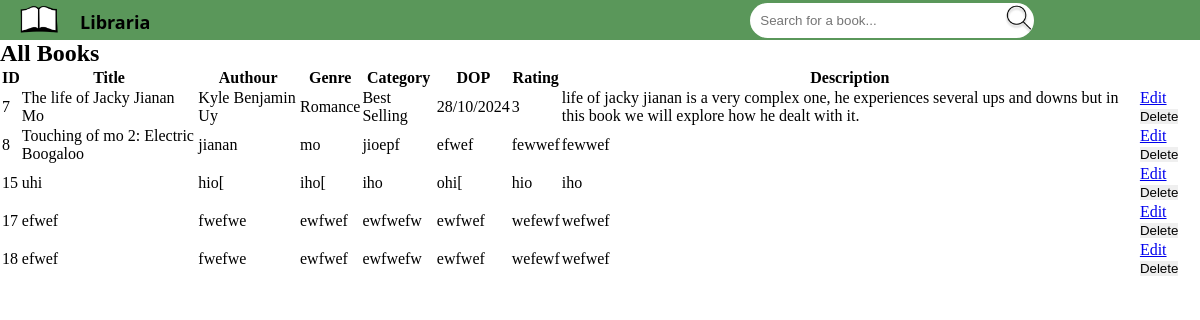
/viewbooks, run on an earlier commit of the app's database.
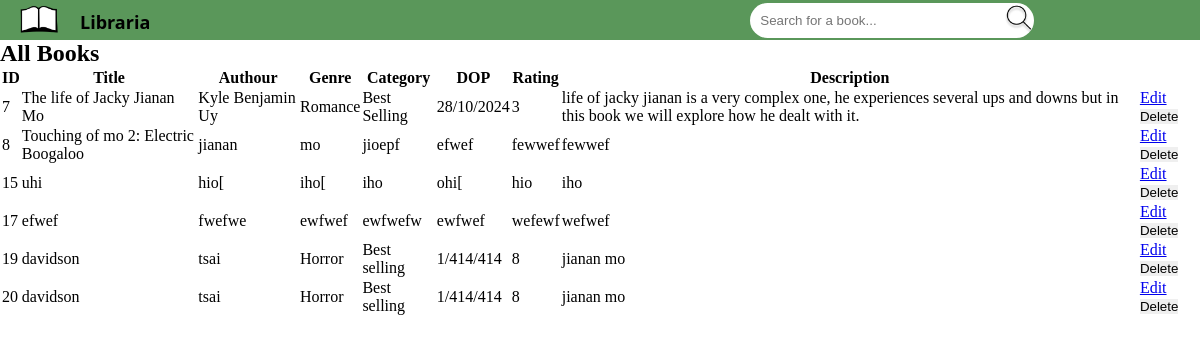
And on a later commit of the database.
### tables this page shows
CREATE TABLE "library" (
	"Id"	INTEGER NOT NULL UNIQUE,
	"Title"	TEXT NOT NULL,
	"Authour"	TEXT NOT NULL,
	"Genre"	TEXT NOT NULL,
	"Category"	TEXT NOT NULL,
	"Published"	TEXT NOT NULL,
	"Rating"	INTEGER NOT NULL,
	"Description"	TEXT NOT NULL,
	PRIMARY KEY("Id" AUTOINCREMENT)
);

### app.py (the view)
@app.route('/viewbooks', methods=('POST', 'GET'))
def viewbooks():
    conn = get_db_connection()
    sql = "SELECT * FROM library"
    books = conn.execute(sql).fetchall()
    conn.close()
    return render_template('allbooks.html', books=books)

### app.py (called while the page is built)
def get_db_connection():
    conn = sqlite3.connect('book.db')
    conn.row_factory = sqlite3.Row
    return conn

### templates/allbooks.html
{% extends "index.html" %}
{% block body %}
{% block content %}
<body>
<h2>All Books</h2>
<table id="viewbooks">
    <thead>
        <tr>
            <th>ID</th>
            <th>Title</th>
            <th>Authour</th>
            <th>Genre</th>
            <th>Category</th>
            <th>DOP</th>
            <th>Rating</th>
            <th>Description</th>
        </tr>
    </thead>
    <tbody>
        {% for books in books %}
        <tr>
            <td>{{ books.id }}</td>
            <td>{{ books.title }}</td>
            <td>{{ books.authour }}</td>
            <td>{{ books.genre }}</td>
            <td>{{ books.category }}</td>
            <td>{{ books.published }}</td>
            <td>{{ books.rating }}</td>
            <td>{{ books.description }}</td>
            <td>
                <a href="{{ url_for('edit_book', id=books.id) }}">Edit</a>
                <form action="{{ url_for('delete_book', id=books.id) }}" method="post" style="display:inline;">
                    <button type="submit">Delete</button>
            </td>
        </tr>
        {% endfor %}
    </tbody>
</table>
{% endblock %}
</body>
</html>
{% endblock %}

What changed in the data, as far as the page shows it:
removed library: id "18", title "efwef", authour "fwefwe", genre "ewfwef", category "ewfwefw", published "ewfwef", rating "wefewf", description "wefwef"
added library: id "19", title "davidson", authour "tsai", genre "Horror", category "Best selling", published "1/414/414", rating "8", description "jianan mo"
added library: id "20", title "davidson", authour "tsai", genre "Horror", category "Best selling", published "1/414/414", rating "8", description "jianan mo"
